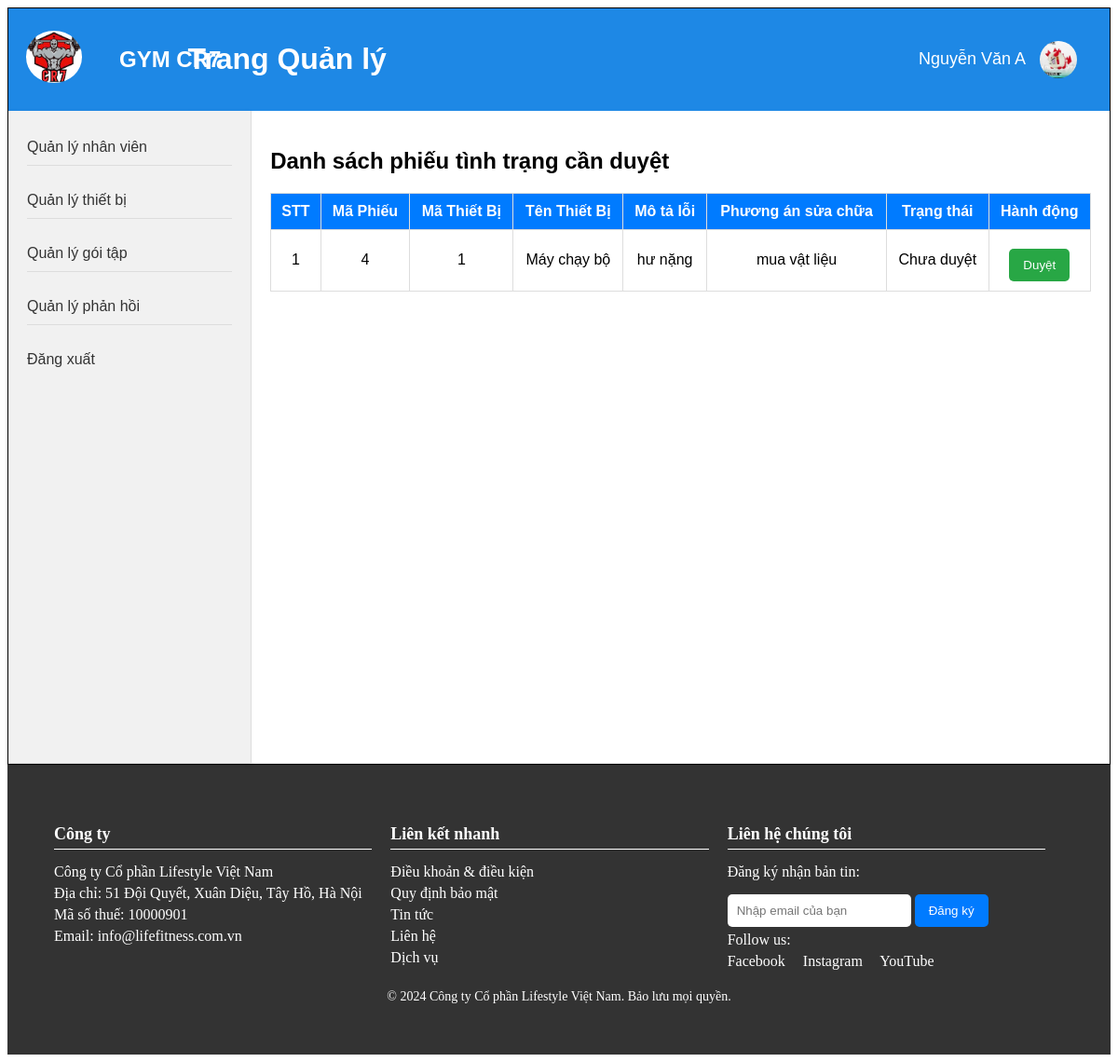
/quanly.php?dstbsua (signed in), run on the app's committed database.
### tables this page shows
CREATE TABLE `nhanvien` (
  `MaNV` int(11) NOT NULL,
  `TenNV` varchar(100) NOT NULL,
  `HinhAnhNV` varchar(255) DEFAULT NULL,
  `Email` varchar(100) NOT NULL,
  `Sdt` varchar(15) NOT NULL,
  `NgayVaoLam` date NOT NULL,
  `MaTK` int(11) DEFAULT NULL,
  `MaCV` int(11) DEFAULT NULL,
  `xoa` tinyint(1) DEFAULT 0
);

CREATE TABLE `phieutinhtrangthietbi` (
  `MaPhieu` int(11) NOT NULL,
  `NgayGhiNhan` date NOT NULL,
  `MoTaLoi` text NOT NULL,
  `PhuongAnSuaChua` text NOT NULL,
  `TrangThai` varchar(50) NOT NULL,
  `NgayBaoTri` date DEFAULT NULL,
  `KetQua` varchar(50) DEFAULT NULL,
  `MaNV` int(11) NOT NULL,
  `MaTB` int(11) NOT NULL
);

CREATE TABLE `thietbi` (
  `MaTB` int(11) NOT NULL,
  `TenTB` varchar(50) NOT NULL,
  `NoiSanXuat` varchar(50) NOT NULL,
  `TinhTrang` varchar(50) NOT NULL,
  `xoa` int(11) NOT NULL
);

### modal/dangnhap.php (called while the page is built, shortened)
<?php
    class dangNhap{
        public function select1NV($ma){
            $p = new clsketnoi();
            $con = $p ->moketnoi();
            if($con){
                $str = " SELECT *
                from taikhoan tk inner join nhanvien nv
                on tk.MaTK = nv.MaTK inner join chucvu cv
                on nv.MaCV = cv.MaCV
                WHERE tk.MaTK = $ma ";
                $tbl = $con ->query($str);
                return $tbl;
            }else{
                echo "truy vấn sai";
                return false;
            }
        }
    }
?>

### controller/getdangnhap.php (called while the page is built, shortened)
<?php
    include_once("modal/dangnhap.php");
    class GetDangNhap{
        public function Lay1NV($ma){
            $p = new dangNhap();
            $con = $p -> select1NV($ma);
            if($con){
                if($con -> num_rows > 0){
                    return $con;
                }else{
                    return 0;
                }
            }else{
                echo "Loi to cha ba luaaaaaaaaaaaaaaaaaaaaaa";
                return false;
            }
        }
    }
?>

### modal/m_kythuatvien.php (called while the page is built, shortened)
<?php
    class m_kythuatvien{
        public function dstb_chuaduyet($trangthai){
            $p = new clsketnoi();
            $con = $p -> moketnoi();
            if($con){
                $str = "select *
                        from thietbi tb join phieutinhtrangthietbi ptt
                        on tb.MaTB = ptt.MaTB
                        where TrangThai = N'$trangthai'";
                $tbl = $con->query($str);
                return $tbl;
            }else{
                echo "Lỗi truy vấn";
                return false;
            }
        }
    }
?>

### controller/c_kythuatvien.php (called while the page is built, shortened)
<?php
    include_once("modal/m_kythuatvien.php");
    class c_kythuatvien{
        public function get_dstb_chuaduyet($trangthai){
            $p = new m_kythuatvien();
            $con = $p->dstb_chuaduyet( $trangthai);
            if($con){
                if($con -> num_rows > 0){
                    return $con;
                }else{
                    return 0;
                }
            }else{
                echo "Lỗi";
                return false;
            }
        }
    }
?>

### view/duyet_phieu_choql/index.php (the view, shortened to what this page needs)
<!DOCTYPE html>
<html lang="en">
<head>
</head>
<?php
    include_once("controller/c_kythuatvien.php");
    $p = new c_kythuatvien();
    $con = $p->get_dstb_chuaduyet("Chưa duyệt");
?>
<body>
    <h2>Danh sách phiếu tình trạng cần duyệt</h2>
    <table>
        <thead>
            <tr>
                <th>STT</th>
                <th>Mã Phiếu</th>
                <th>Mã Thiết Bị</th>
                <th>Tên Thiết Bị</th>
                <th>Mô tả lỗi</th>
                <th>Phương án sửa chữa</th>
                <th>Trạng thái</th>
                <th>Hành động</th>
            </tr>
        </thead>
        <tbody>
            <?php
            if($con){
                $i = 1;
                while ($r = $con->fetch_assoc()) {
                    echo '<tr>';
                    echo '<td>'.$i.'</td>';
                    echo '<td>' . $r["MaPhieu"] . '</td>';
                    echo '<td>' . $r["MaTB"] . '</td>';
                    echo '<td>' . $r["TenTB"] . '</td>';
                    echo '<td>' . $r["MoTaLoi"] . '</td>';
                    echo '<td>' . $r["PhuongAnSuaChua"] . '</td>';
                    echo '<td>' . $r["TrangThai"] . '</td>';
                    echo '<td>
                        <form method="post">
                        <button class="btn btn-blue" type="submit" name="btnduyet" value="'.$r["MaPhieu"].'">
                            Duyệt
                        </button>
                        </form>
                    </td>';
                    echo '</tr>';
                }
            }else{
                echo "<script>alert('Không có phiếu chờ duyệt!');</script>";
                echo '<script>window.location.href="quanly.php"</script>';
            }
            ?>
        </tbody>
    </table>
    </div>
</body>
</html>

### quanly.php (shortened to what this page needs)
<!DOCTYPE html>
<html lang="en">
<head>
</head>
<?php
    include_once("controller/getdangnhap.php");
    $p = new GetDangNhap();
    $con = $p->Lay1NV($_SESSION["manv"]);
    if($con)
        $r = $con->fetch_assoc();
?>
<body>
    <div id="khung">
        <header>
            <div id="logo">
                <a href="quanly.php"><img src="../GYM/image/logo.jpg" alt=""></a>
                <p><a href="quanly.php">GYM CR7</a></p>
            </div>
            <h1 id="tieude">
                <?php
                    if(isset($_REQUEST['dsnv'])) {
                        echo "Danh sách nhân viên";
                    }elseif (isset($_REQUEST["dstb"])) {
                        echo "Danh sách thiết bị";
                    }elseif (isset($_REQUEST["dsgt"])) {
                        echo "Danh sách Gói Tập";
                    }elseif (isset($_REQUEST["dsph"])) {
                        echo "Danh sách Phản Hồi";
                    }else {
                        echo "Trang Quản lý";
                    }
                ?>
            </h1>
            <div class="noidung">
                <div class="dropdown">
                    <span class="dropdown-toggle"><?php echo $r["TenNV"]?></span>
                </div>
                <div class="user-info">
                    <img src="../GYM/image/avtnv/<?php echo $r['HinhAnhNV']; ?>" alt="User Avatar">
                </div>
            </div>
        </header>
        <section>
            <article id="a1">
                <a href="?dsnv">Quản lý nhân viên</a><br>
                <a href="?dstb">Quản lý thiết bị</a><br>
                <a href="?dsgt">Quản lý gói tập</a><br>
                <a href="?dsph">Quản lý phản hồi</a><br>
                <a href="nhanvien.php?dangxuat">Đăng xuất</a>
            </article>
            <article id="a2">
            <?php
                if(isset($_REQUEST["snv"])){
                    include_once("view/sua/suanhanvien.php");
                }elseif (isset($_REQUEST["stb"])){
                    include_once("view/sua/suathietbi.php");
                }elseif (isset($_REQUEST["sgt"])){
                    include_once("view/sua/suagoitap.php");
                }else if(isset($_REQUEST["themtb"])){
                    include_once("view/them/themthietbi.php");
                }else if(isset($_REQUEST["themnv"])){
                    include_once("view/them/themnhanvien.php");
                }else if(isset($_REQUEST["themgt"])){
                    include_once("view/them/themgoitap.php");
                }elseif (isset($_REQUEST["xoatb"])){
                    include_once("view/xoa/xoathietbi.php");
                }elseif (isset($_REQUEST["xoanv"])){
                    include_once("view/xoa/xoanhanvien.php");
                }elseif (isset($_REQUEST["xoagt"])){
                    include_once("view/xoa/xoagoitap.php");
                }elseif (isset($_REQUEST["xoaph"])){
                    include_once("view/xoa/xoaphanhoi.php");
                }elseif (isset($_REQUEST["kpnv"])){
                    include_once("view/khoiphuc/khoiphucnhanvien.php");
                }elseif (isset($_REQUEST["kptb"])){
                    include_once("view/khoiphuc/khoiphucthietbi.php");
                }elseif (isset($_REQUEST["kpgt"])){
                    include_once("view/khoiphuc/khoiphucgoitap.php");
                }elseif (isset($_REQUEST["kpph"])){
                    include_once("view/khoiphuc/khoiphucphanhoi.php");
                }elseif (isset($_REQUEST["dsnv"])){
                    include_once("view/nhanvien/table.php");
                }elseif (isset($_REQUEST["dstb"])){
                    include_once("view/thietbi/table.php");
                }elseif(isset($_REQUEST["dstbsua"])){
                    include_once("view/duyet_phieu_choql/index.php");
                }elseif (isset($_REQUEST["dsgt"])){
                    include_once("view/goitap/table.php");
                }elseif (isset($_REQUEST["dsph"])){
                    include_once("view/phanhoiql/table.php");
                }elseif (isset($_REQUEST["dsxoanv"])){
                    include_once("view/nhanvien/tablexoa.php");
                }elseif (isset($_REQUEST["dsxoatb"])){
                    include_once("view/thietbi/tablexoa.php");
                }elseif (isset($_REQUEST["dsxoagt"])){
                    include_once("view/goitap/tablexoa.php");
                }elseif (isset($_REQUEST["dsxoaph"])){
                    include_once("view/phanhoiql/tablexoa.php");
                }elseif (isset($_REQUEST["xemtt"])){
                    include_once("view/nhanvien/ctql.php");
                }elseif (isset($_REQUEST["capnhattt"])){
                    include_once("view/sua/suathongtinquanly.php");
                }elseif(isset($_REQUEST["doimk"])){
                    include_once("view/doimatkhauNV.php");
                }
            ?>
        <footer>
            <div class="footer-content">
                <div class="footer-section">
                    <h4>Công ty</h4>
                    <p>Công ty Cổ phần Lifestyle Việt Nam</p>
                    <p>Địa chỉ: 51 Đội Quyết, Xuân Diệu, Tây Hồ, Hà Nội</p>
                    <p>Mã số thuế: 10000901</p>
                    <p>Email: <a href="mailto:info@lifefitness.com.vn">info@lifefitness.com.vn</a></p>
                </div>
                <div class="footer-section">
                    <h4>Liên kết nhanh</h4>
                    <p><a href="#">Điều khoản & điều kiện</a></p>
                    <p><a href="#">Quy định bảo mật</a></p>
                    <p><a href="#">Tin tức</a></p>
                    <p><a href="#">Liên hệ</a></p>
                    <p><a href="#">Dịch vụ</a></p>
                </div>
                <div class="footer-section">
                    <h4>Liên hệ chúng tôi</h4>
                    <p>Đăng ký nhận bản tin:</p>
                    <input type="email" placeholder="Nhập email của bạn" />
                    <button>Đăng ký</button>
                    <p>Follow us:</p>
                    <div class="social-media">
                        <a href="#">Facebook</a>
                        <a href="#">Instagram</a>
                        <a href="#">YouTube</a>
                    </div>
                </div>
            </div>
            <div class="footer-bottom">
                <p>&copy; 2024 Công ty Cổ phần Lifestyle Việt Nam. Bảo lưu mọi quyền.</p>
            </div>
        </footer>
</body>
</html>

### quanly.php (style rules this page uses)
#khung { font-family: Arial, sans-serif; border: 1px solid black; }
header { display: flex; justify-content: space-between; align-items: center; background-color: #1e88e5; color: #fff; padding: 15px; }
#logo { width: 280px; }
#logo img { height: 50px; border-radius: 50%; }
.noidung { display: flex; justify-content: space-between; align-items: center; padding: 10px 20px; }
.noidung .user-info { display: flex; align-items: center; }
.noidung .user-info img { width: 40px; height: 40px; border-radius: 50%; margin-left: 15px; }
.noidung .dropdown { position: relative; }
.noidung .dropdown-toggle { cursor: pointer; font-size: 18px; font-weight: bold; color: white; font-weight: 500; transition: color 0.3s; }
section { display: flex; height: 700px ; border-bottom: 1px solid #ddd; }
#a1 { width: 20%; background-color: #f1f1f1; padding: 20px; border-right: 1px solid #ddd; box-shadow: 0 2px 5px rgba(0, 0, 0, 0.1); }
#a1 a { display: block; color: #333; text-decoration: none; font-size: 16px; padding: 10px 0; transition: color 0.3s ease; }
#a1 a:not(:last-child) { border-bottom: 1px solid #ddd; }
#a2 { width: 80%; padding: 10px; background-color: #fff; height: 660px; }
footer { background-color: #333; color: white; padding: 40px 50px; }
.footer-content { display: flex; justify-content: space-between; flex-wrap: wrap; }
.footer-section { flex: 1; min-width: 250px; margin-right: 20px; }
.footer-section h4 { margin-bottom: 15px; font-size: 18px; border-bottom: 1px solid #ffffff; padding-bottom: 5px; }
.footer-section p { margin: 5px 0; }
.footer-section a { color: #ffffff; text-decoration: none; }
.footer-bottom { text-align: center; margin-top: 20px; font-size: 14px; }
input[type="email"] { padding: 10px; margin-top: 10px; border: none; border-radius: 5px; }
button { padding: 10px 15px; margin-top: 10px; border: none; border-radius: 5px; background-color: #007bff; color: white; cursor: pointer; }
.social-media a { margin-right: 15px; color: #ffffff; }
#a2 { width: 80%; padding: 20px; background-color: #fff; }
#logo { display: flex; align-items: center; padding: 2px 4px; border-radius: 5px; }
#logo img { width: 60px; height: auto; margin-right: 15px; }
#logo p { margin: 0; }
#logo a { width: 100px; text-decoration: none; color: white; font-size: 24px; font-weight: bold; transition: color 0.3s; }
#tieude { margin-left: -475px; width: 400px; }

### view/duyet_phieu_choql/index.php (style rules this page uses)
table { width: 100%; border-collapse: collapse; margin-top: 20px; }
th, td { border: 1px solid #ddd; text-align: center; padding: 10px; }
th { background-color: #007bff; color: white; }
.btn { padding: 10px 15px; border: none; border-radius: 5px; cursor: pointer; }
.btn-blue { background-color: #28a745; color: white; }

### data on the page
nhanvien: TenNV "Nguyễn Văn A", HinhAnhNV (picture)
phieutinhtrangthietbi: MaPhieu "4", MaTB "1", MaTB.TenTB "Máy chạy bộ", MoTaLoi "hư nặng", PhuongAnSuaChua "mua vật liệu", TrangThai "Chưa duyệt"
